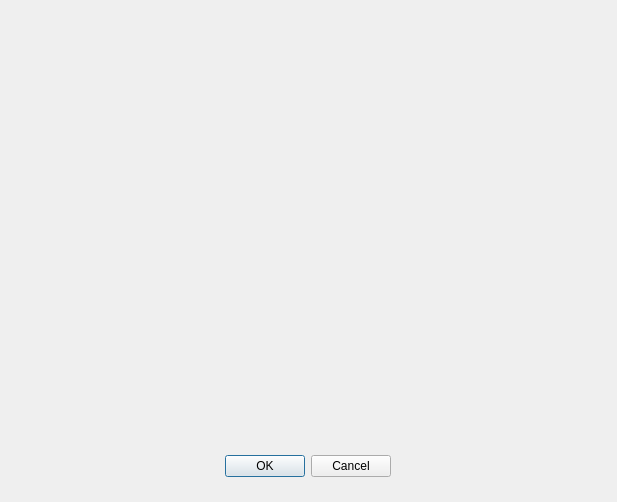
<?xml version="1.0" encoding="UTF-8"?>
<ui version="4.0">
 <class>HelpDialog</class>
 <widget class="QDialog" name="HelpDialog">
  <property name="geometry">
   <rect>
    <x>0</x>
    <y>0</y>
    <width>617</width>
    <height>502</height>
   </rect>
  </property>
  <property name="windowTitle">
   <string>How to select?</string>
  </property>
  <widget class="QDialogButtonBox" name="buttonBox">
   <property name="geometry">
    <rect>
     <x>50</x>
     <y>450</y>
     <width>341</width>
     <height>32</height>
    </rect>
   </property>
   <property name="orientation">
    <enum>Qt::Horizontal</enum>
   </property>
   <property name="standardButtons">
    <set>QDialogButtonBox::Cancel|QDialogButtonBox::Ok</set>
   </property>
  </widget>
  <widget class="QLabel" name="label">
   <property name="geometry">
    <rect>
     <x>30</x>
     <y>30</y>
     <width>561</width>
     <height>391</height>
    </rect>
   </property>
   <property name="text">
    <string/>
   </property>
   <property name="pixmap">
    <pixmap resource="qbmsres.qrc">:/imgs/select_pts</pixmap>
   </property>
  </widget>
 </widget>
 <resources>
  <include location="qbmsres.qrc"/>
 </resources>
 <connections>
  <connection>
   <sender>buttonBox</sender>
   <signal>accepted()</signal>
   <receiver>HelpDialog</receiver>
   <slot>accept()</slot>
   <hints>
    <hint type="sourcelabel">
     <x>248</x>
     <y>254</y>
    </hint>
    <hint type="destinationlabel">
     <x>157</x>
     <y>274</y>
    </hint>
   </hints>
  </connection>
  <connection>
   <sender>buttonBox</sender>
   <signal>rejected()</signal>
   <receiver>HelpDialog</receiver>
   <slot>reject()</slot>
   <hints>
    <hint type="sourcelabel">
     <x>316</x>
     <y>260</y>
    </hint>
    <hint type="destinationlabel">
     <x>286</x>
     <y>274</y>
    </hint>
   </hints>
  </connection>
 </connections>
</ui>
